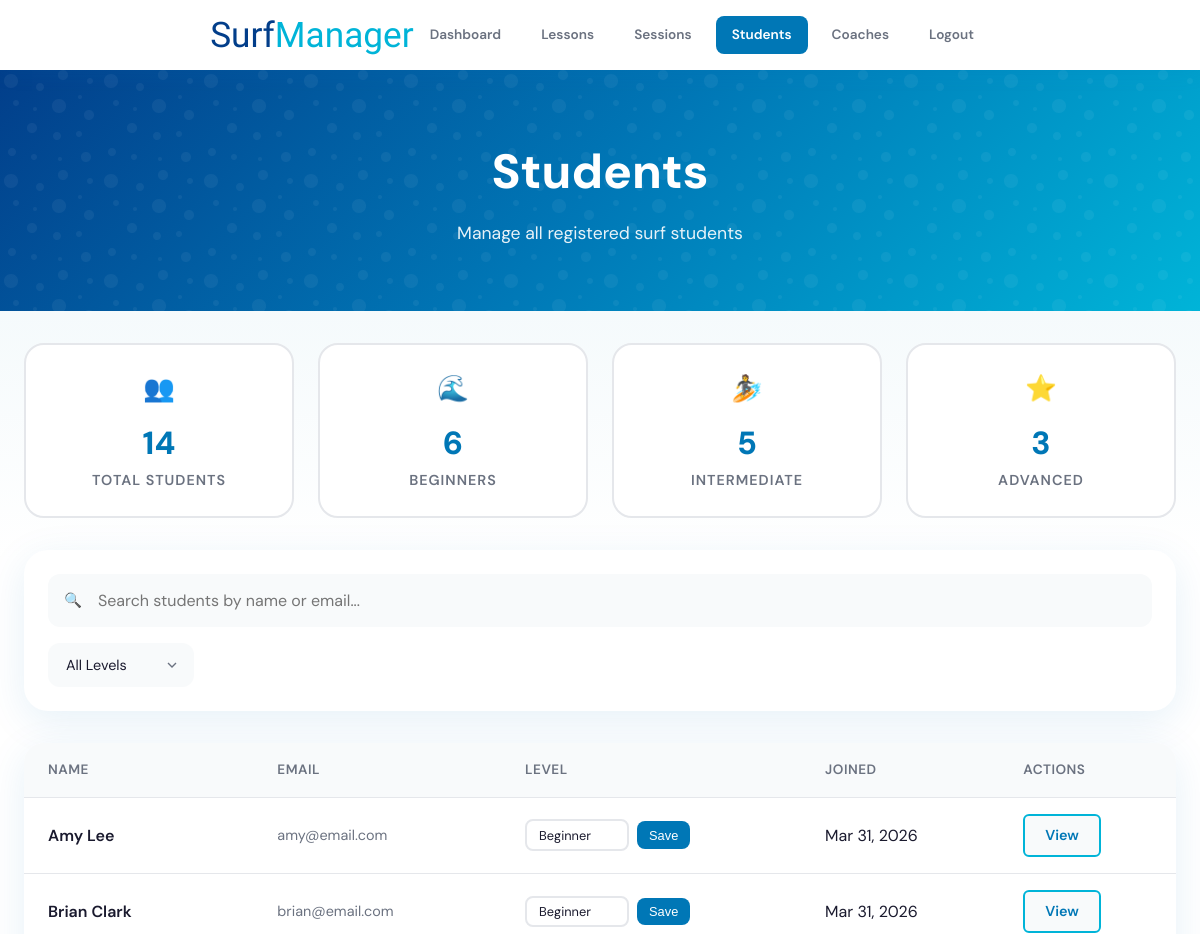
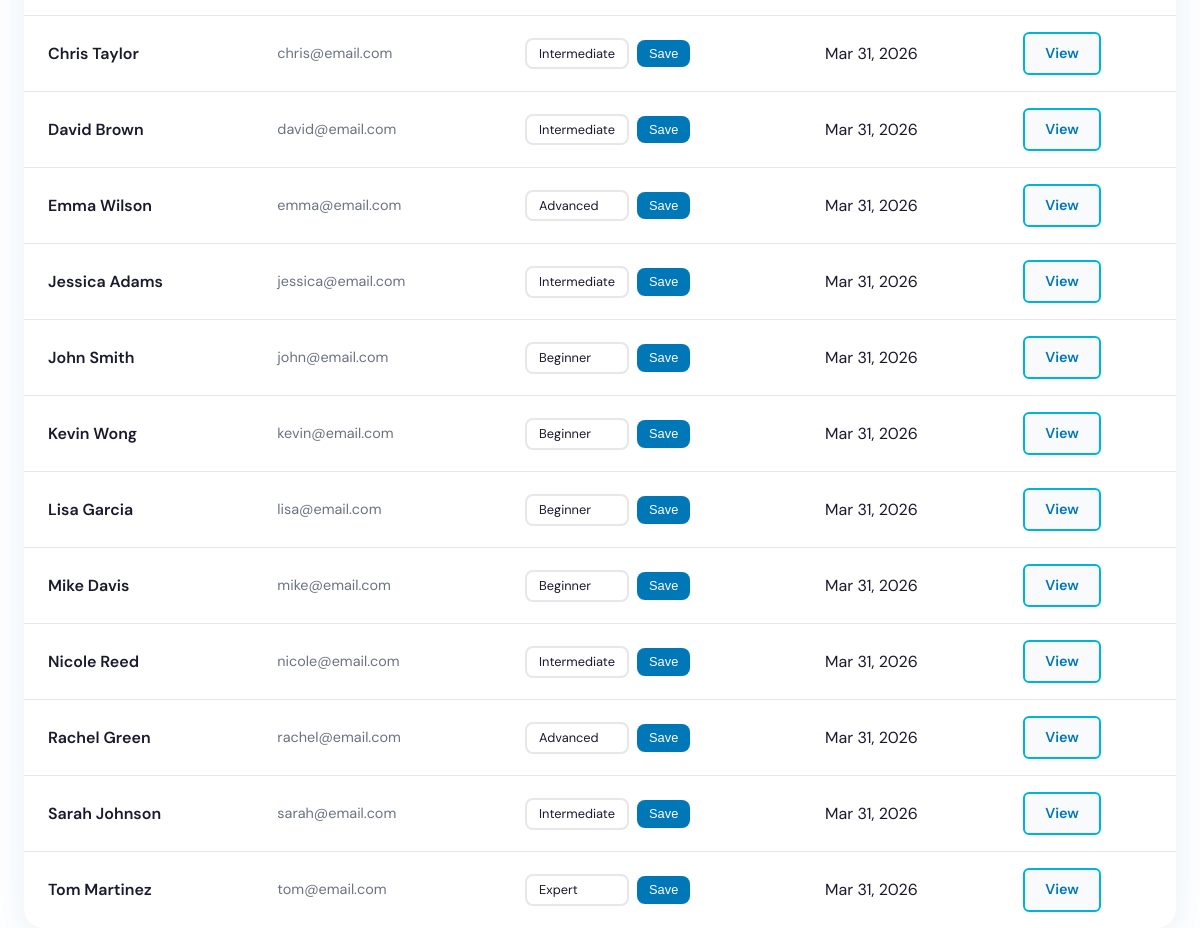
The app's page /students (signed in) with its own data (2 pictures, top to bottom).
### tables this page shows
CREATE TABLE IF NOT EXISTS students (
    id INT AUTO_INCREMENT PRIMARY KEY,
    user_id INT,
    level ENUM('Beginner', 'Intermediate', 'Advanced', 'Expert') DEFAULT 'Beginner',
    created_at TIMESTAMP DEFAULT CURRENT_TIMESTAMP,
    FOREIGN KEY (user_id) REFERENCES users(id) ON DELETE CASCADE
);

CREATE TABLE IF NOT EXISTS users (
    id INT AUTO_INCREMENT PRIMARY KEY,
    name VARCHAR(100) NOT NULL,
    email VARCHAR(100) NOT NULL UNIQUE,
    password VARCHAR(255) NOT NULL,
    role ENUM('admin', 'user') DEFAULT 'user',
    created_at TIMESTAMP DEFAULT CURRENT_TIMESTAMP
);

### app/Configs/Model.php (called while the page is built, shortened)
<?php
class Model {
    private $host = 'localhost';
    private $dbname = 'surfManager';
    private $dbuser = 'root';
    private $password = '';
    public function __construct() {
        try {
            $this->db = new PDO("mysql:host={$this->host};dbname={$this->dbname}", $this->dbuser, $this->password);
        } catch (PDOException $e) {
            die("Connection failed: " . $e->getMessage());
        }
    }
}

### app/Models/StudentModel.php (called while the page is built, shortened)
<?php
class StudentModel extends Model {
    public function getStudents() {
        try {
            $query = 'SELECT s.*, u.name, u.email
                      FROM students s
                      LEFT JOIN users u ON s.user_id = u.id
                      ORDER BY u.name ASC';
            $stmt = $this->db->prepare($query);
            $stmt->execute();
            return $stmt->fetchAll(PDO::FETCH_ASSOC);
        } catch (Exception $e) {
            $this->error = true;
            return [];
        }
    }
}

### app/Views/admin/students.php (the view, shortened to what this page needs)
<!DOCTYPE html>
<html lang="en">
<head>
    <link rel="stylesheet" href="<?= $baseUrl ?>app/Views/css/surf-theme.css">
    <link rel="stylesheet" href="<?= $baseUrl ?>app/Views/css/students.css">
</head>
<body>
    <header>
        <div class="container header-content">
            <a href="<?= $baseUrl ?>dashboard" class="logo">Surf<span>Manager</span></a>
            <nav>
                <a href="<?= $baseUrl ?>dashboard">Dashboard</a>
                <a href="<?= $baseUrl ?>lessons">Lessons</a>
                <a href="<?= $baseUrl ?>sessions">Sessions</a>
                <a href="<?= $baseUrl ?>students" class="active">Students</a>
                <a href="<?= $baseUrl ?>coaches">Coaches</a>
                <a href="<?= $baseUrl ?>auth/logout">Logout</a>
            </nav>
        </div>
    </header>
    <section class="hero">
        <div class="container">
            <h1>Students</h1>
            <p>Manage all registered surf students</p>
        </div>
    </section>
    <main class="container">
        <div class="stats-row">
            <div class="stat-item">
                <div class="stat-icon">👥</div>
                <div class="stat-number"><?= $totalStudents ?? 0 ?></div>
                <div class="stat-label">Total Students</div>
            </div>
            <div class="stat-item">
                <div class="stat-icon">🌊</div>
                <div class="stat-number"><?= $beginnerCount ?? 0 ?></div>
                <div class="stat-label">Beginners</div>
            </div>
            <div class="stat-item">
                <div class="stat-icon">🏄</div>
                <div class="stat-number"><?= $intermediateCount ?? 0 ?></div>
                <div class="stat-label">Intermediate</div>
            </div>
            <div class="stat-item">
                <div class="stat-icon">⭐</div>
                <div class="stat-number"><?= $advancedCount ?? 0 ?></div>
                <div class="stat-label">Advanced</div>
            </div>
        </div>
        <div class="search-section">
            <div class="search-input">
                <input type="text" id="searchInput" placeholder="Search students by name or email..." onkeyup="filterStudents()">
            </div>
            <div class="filters-row">
                <select id="levelFilter" onchange="filterStudents()">
                    <option value="">All Levels</option>
                </select>
            </div>
        </div>
        <?php if (!empty($students)): ?>
            <div class="students-table">
                <table>
                    <thead>
                        <tr>
                            <th>Name</th>
                            <th>Email</th>
                            <th>Level</th>
                            <th>Joined</th>
                            <th>Actions</th>
                        </tr>
                    </thead>
                    <tbody id="studentsTableBody">
                        <?php foreach ($students as $student): ?>
                            <tr class="student-row" data-level="<?= htmlspecialchars($student['level'] ?? '') ?>" data-id="<?= $student['id'] ?>">
                                <td>
                                    <div class="student-name"><?= htmlspecialchars($student['name'] ?? 'Unknown') ?></div>
                                </td>
                                <td>
                                    <div class="student-email"><?= htmlspecialchars($student['email'] ?? '-') ?></div>
                                </td>
                                <td>
                                    <div class="inline-edit">
                                        <select id="level-<?= $student['id'] ?>" data-original="<?= htmlspecialchars($student['level'] ?? 'Beginner') ?>">
                                            <option value="Beginner" <?= ($student['level'] ?? '') === 'Beginner' ? 'selected' : '' ?>>Beginner</option>
                                            <option value="Intermediate" <?= ($student['level'] ?? '') === 'Intermediate' ? 'selected' : '' ?>>Intermediate</option>
                                            <option value="Advanced" <?= ($student['level'] ?? '') === 'Advanced' ? 'selected' : '' ?>>Advanced</option>
                                            <option value="Expert" <?= ($student['level'] ?? '') === 'Expert' ? 'selected' : '' ?>>Expert</option>
                                        </select>
                                        <button class="save-btn" id="btn-<?= $student['id'] ?>" onclick="updateLevel(<?= $student['id'] ?>)" disabled>Save</button>
                                    </div>
                                </td>
                                <td>
                                    <?= date('M d, Y', strtotime($student['created_at'] ?? 'now')) ?>
                                </td>
                                <td>
                                    <div class="table-actions">
                                        <a href="<?= $baseUrl ?>students/<?= $student['id'] ?>" class="btn btn-secondary btn-sm">View</a>
                                    </div>
                                </td>
                            </tr>
                        <?php endforeach; ?>
                    </tbody>
                </table>
            </div>
        <?php endif; ?>
    </main>
</body>
</html>

### router/index.php (shortened to what this page needs)
<?php
class Router {
    private $routes = [];
    public function get($pattern, $callback) {
        $this->routes[] = [
            'method' => 'GET',
            'pattern' => $pattern,
            'callback' => $callback
        ];
    }
    public function post($pattern, $callback) {
        $this->routes[] = [
            'method' => 'POST',
            'pattern' => $pattern,
            'callback' => $callback
        ];
    }
    public function run() {
        $basePath = '/surfManager';
        $path = parse_url($_SERVER['REQUEST_URI'], PHP_URL_PATH);
        $currentUrl = trim(str_replace($basePath, '', $path), '/');
        $requestMethod = $_SERVER['REQUEST_METHOD'];
        foreach ($this->routes as $route) {
            if ($route['method'] !== $requestMethod) continue;
            $patternRegex = preg_replace_callback('#\{([\w]+)\}#', function($matches) {
                return '(?P<' . $matches[1] . '>\d+)';
            }, $route['pattern']);
            if (preg_match("#^$patternRegex$#", $currentUrl, $matches)) {
                $params = [];
                [$class, $method] = $route['callback'];
                $controller = new $class();
                call_user_func_array([$controller, $method], $params);
                return;
            }
        }
    }
}
$router = new Router();
$router->get('home', [HomeController::class, 'show']);
$router->get('', [HomeController::class, 'show']);
$router->get('login', [AuthController::class, 'login']);
$router->post('auth/login', [AuthController::class, 'login']);
$router->get('signup', [AuthController::class, 'signup']);
$router->post('auth/signup', [AuthController::class, 'signup']);
$router->get('auth/logout', [AuthController::class, 'logout']);
if (isset($_SESSION['user'])) {
    if ($_SESSION['user']['role'] === 'admin') {
        $router->get('dashboard', [DashboardController::class, 'index']);
        $router->get('lessons', [LessonsController::class, 'index']);
        $router->get('lessons/{id}', [LessonsController::class, 'show']);
        $router->get('lessons/add', [LessonsController::class, 'add']);
        $router->post('lessons/add', [LessonsController::class, 'add']);
        $router->get('lessons/edit/{id}', [LessonsController::class, 'edit']);
        $router->post('lessons/edit/{id}', [LessonsController::class, 'edit']);
        $router->post('lessons/delete/{id}', [LessonsController::class, 'delete']);
        $router->get('sessions', [SessionsController::class, 'index']);
        $router->get('sessions/{id}', [SessionsController::class, 'show']);
        $router->get('sessions/add', [SessionsController::class, 'add']);
        $router->post('sessions/add', [SessionsController::class, 'add']);
        $router->get('sessions/edit/{id}', [SessionsController::class, 'edit']);
        $router->post('sessions/edit/{id}', [SessionsController::class, 'edit']);
        $router->post('sessions/delete/{id}', [SessionsController::class, 'delete']);
        $router->get('sessions/book/{id}', [BookingController::class, 'book']);
        $router->post('sessions/book/{id}', [BookingController::class, 'book']);
        $router->post('sessions/cancel/{assignmentId}/{sessionId}', [BookingController::class, 'cancelBooking']);
        $router->get('students', [StudentsController::class, 'index']);
        $router->get('students/{id}', [StudentsController::class, 'show']);
        $router->get('students/edit/{id}', [StudentsController::class, 'edit']);
        $router->post('students/edit/{id}', [StudentsController::class, 'edit']);
        $router->post('students/level/{id}', [StudentsController::class, 'updateLevel']);
        $router->post('students/payment/{assignmentId}/{studentId}', [StudentsController::class, 'updatePayment']);
        $router->get('coaches', [CoachController::class, 'index']);
        $router->get('coaches/add', [CoachController::class, 'add']);
        $router->post('coaches/add', [CoachController::class, 'add']);
        $router->post('coaches/delete/{id}', [CoachController::class, 'delete']);
        $router->get('profile', [ProfileController::class, 'profile']);
    }
}
$router->run();

### app/Views/css/surf-theme.css (style rules this page uses)
:root { --white: #ffffff; --off-white: #f8fafb; --ocean-blue: #0077b6; --ocean-light: #00b4d8; --ocean-deep: #023e8a; --sea-foam: #90e0ef; --sand: #f5f0e8; --text-dark: #1a1a2e; --text-gray: #6b7280; --shadow: rgba(0, 119, 182, 0.1); }
* { margin: 0; padding: 0; box-sizing: border-box; }
body { font-family: 'DM Sans', sans-serif; background: linear-gradient(180deg, #e8f4f8 0%, var(--white) 30%); color: var(--text-dark); min-height: 100vh; line-height: 1.6; }
.container { max-width: 1200px; margin: 0 auto; padding: 0 1.5rem; }
header { background: var(--white); height: 70px; padding: 0; display: flex; align-items: center; box-shadow: 0 2px 20px var(--shadow); position: sticky; top: 0; z-index: 100; }
.logo { font-family: 'Allison', cursive; font-size: 1.8rem; color: var(--ocean-deep); text-decoration: none; }
header { background: var(--white); padding: 1rem 0; box-shadow: 0 2px 20px var(--shadow); position: sticky; top: 0; z-index: 100; }
.header-content { display: flex; justify-content: space-between; align-items: center; }
.logo { font-family: 'Allison', cursive; font-size: 2.2rem; color: var(--ocean-deep); text-decoration: none; }
.logo span { color: var(--ocean-light); }
nav { display: flex; align-items: center; gap: 0.5rem; }
nav a { padding: 0.5rem 1rem; color: var(--text-gray); text-decoration: none; font-weight: 600; font-size: 0.85rem; border-radius: 8px; transition: all 0.3s ease; }
nav a.active { color: var(--white); background: var(--ocean-blue); }
.hero { background: linear-gradient(135deg, var(--ocean-deep) 0%, var(--ocean-blue) 50%, var(--ocean-light) 100%); padding: 4rem 0; text-align: center; position: relative; overflow: hidden; }
.hero::before { content: ''; position: absolute; top: 0; left: 0; right: 0; bottom: 0; pointer-events: none; }
.hero h1 { font-size: 3rem; font-weight: 800; margin-bottom: 0.5rem; color: var(--white); }
.hero p { color: rgba(255, 255, 255, 0.9); font-size: 1.1rem; }
main { padding: 1.5rem 0; }
.btn { padding: 0.7rem 1.5rem; border: none; border-radius: 10px; font-size: 0.9rem; font-weight: 600; font-family: inherit; cursor: pointer; transition: all 0.3s ease; display: inline-flex; align-items: center; gap: 0.5rem; text-decoration: none; }
.btn-secondary { background: var(--off-white); color: var(--ocean-blue); border: 2px solid var(--ocean-light); padding: 0.5rem 1.2rem; border-radius: 6px; font-size: 0.85rem; font-weight: 600; cursor: pointer; text-decoration: none; display: inline-block; }
.btn-sm { padding: 0.5rem 1.25rem; font-size: 0.9rem; }

### records on screen
students: user.name "Amy Lee", user.email "amy@email.com", level+id "Beginner", created_at "Mar 31, 2026"
students: user.name "Brian Clark", user.email "brian@email.com", level+id "Beginner", created_at "Mar 31, 2026"
students: user.name "Chris Taylor", user.email "chris@email.com", level+id "Intermediate", created_at "Mar 31, 2026"
students: user.name "David Brown", user.email "david@email.com", level+id "Intermediate", created_at "Mar 31, 2026"
students: user.name "Emma Wilson", user.email "emma@email.com", level+id "Advanced", created_at "Mar 31, 2026"
students: user.name "Jessica Adams", user.email "jessica@email.com", level+id "Intermediate", created_at "Mar 31, 2026"
students: user.name "John Smith", user.email "john@email.com", level+id "Beginner", created_at "Mar 31, 2026"
students: user.name "Kevin Wong", user.email "kevin@email.com", level+id "Beginner", created_at "Mar 31, 2026"
students: user.name "Lisa Garcia", user.email "lisa@email.com", level+id "Beginner", created_at "Mar 31, 2026"
students: user.name "Mike Davis", user.email "mike@email.com", level+id "Beginner", created_at "Mar 31, 2026"
students: user.name "Nicole Reed", user.email "nicole@email.com", level+id "Intermediate", created_at "Mar 31, 2026"
students: user.name "Rachel Green", user.email "rachel@email.com", level+id "Advanced", created_at "Mar 31, 2026"
students: user.name "Sarah Johnson", user.email "sarah@email.com", level+id "Intermediate", created_at "Mar 31, 2026"
students: user.name "Tom Martinez", user.email "tom@email.com", level+id "Expert", created_at "Mar 31, 2026"
